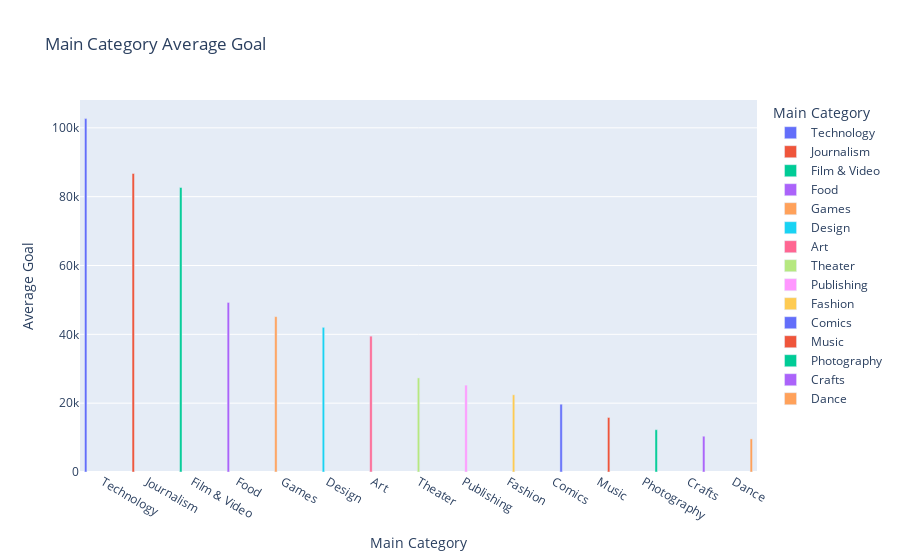

Notebook code cell kept with this figure:
### Code cell
avg_goal_per_category = avg_goal_per_category.toPandas()
# Create the interactive bar chart
fig = px.bar(
    avg_goal_per_category,
    x='main_category',
    y='avg_goal',
    color='main_category',
    title='Main Category Average Goal',
    labels={'main_category': 'Main Category', 'avg_goal': 'Average Goal'},
    barmode='group'
)

# Show the plot
fig.show()

### Figure 1 — Plotly figure (JSON) as saved in the notebook; plotly's stock layout.template omitted (floating-point values rounded to 4 significant figures)
{"data": [{"alignmentgroup": "True", "hovertemplate": "Main Category=%{x}<br>Average Goal=%{y}<extra></extra>", "legendgroup": "Technology", "marker": {"color": "#636efa", "pattern": {"shape": ""}}, "name": "Technology", "offsetgroup": "Technology", "orientation": "v", "showlegend": true, "textposition": "auto", "type": "bar", "x": ["Technology"], "xaxis": "x", "y": [102700.0], "yaxis": "y"}, {"alignmentgroup": "True", "hovertemplate": "Main Category=%{x}<br>Average Goal=%{y}<extra></extra>", "legendgroup": "Journalism", "marker": {"color": "#EF553B", "pattern": {"shape": ""}}, "name": "Journalism", "offsetgroup": "Journalism", "orientation": "v", "showlegend": true, "textposition": "auto", "type": "bar", "x": ["Journalism"], "xaxis": "x", "y": [86730.0], "yaxis": "y"}, {"alignmentgroup": "True", "hovertemplate": "Main Category=%{x}<br>Average Goal=%{y}<extra></extra>", "legendgroup": "Film & Video", "marker": {"color": "#00cc96", "pattern": {"shape": ""}}, "name": "Film & Video", "offsetgroup": "Film & Video", "orientation": "v", "showlegend": true, "textposition": "auto", "type": "bar", "x": ["Film & Video"], "xaxis": "x", "y": [82660.0], "yaxis": "y"}, {"alignmentgroup": "True", "hovertemplate": "Main Category=%{x}<br>Average Goal=%{y}<extra></extra>", "legendgroup": "Food", "marker": {"color": "#ab63fa", "pattern": {"shape": ""}}, "name": "Food", "offsetgroup": "Food", "orientation": "v", "showlegend": true, "textposition": "auto", "type": "bar", "x": ["Food"], "xaxis": "x", "y": [49270.0], "yaxis": "y"}, {"alignmentgroup": "True", "hovertemplate": "Main Category=%{x}<br>Average Goal=%{y}<extra></extra>", "legendgroup": "Games", "marker": {"color": "#FFA15A", "pattern": {"shape": ""}}, "name": "Games", "offsetgroup": "Games", "orientation": "v", "showlegend": true, "textposition": "auto", "type": "bar", "x": ["Games"], "xaxis": "x", "y": [45150.0], "yaxis": "y"}, {"alignmentgroup": "True", "hovertemplate": "Main Category=%{x}<br>Average Goal=%{y}<extra></extra>", "legendgroup": "Design", "marker": {"color": "#19d3f3", "pattern": {"shape": ""}}, "name": "Design", "offsetgroup": "Design", "orientation": "v", "showlegend": true, "textposition": "auto", "type": "bar", "x": ["Design"], "xaxis": "x", "y": [42030.0], "yaxis": "y"}, {"alignmentgroup": "True", "hovertemplate": "Main Category=%{x}<br>Average Goal=%{y}<extra></extra>", "legendgroup": "Art", "marker": {"color": "#FF6692", "pattern": {"shape": ""}}, "name": "Art", "offsetgroup": "Art", "orientation": "v", "showlegend": true, "textposition": "auto", "type": "bar", "x": ["Art"], "xaxis": "x", "y": [39470.0], "yaxis": "y"}, {"alignmentgroup": "True", "hovertemplate": "Main Category=%{x}<br>Average Goal=%{y}<extra></extra>", "legendgroup": "Theater", "marker": {"color": "#B6E880", "pattern": {"shape": ""}}, "name": "Theater", "offsetgroup": "Theater", "orientation": "v", "showlegend": true, "textposition": "auto", "type": "bar", "x": ["Theater"], "xaxis": "x", "y": [27350.0], "yaxis": "y"}, {"alignmentgroup": "True", "hovertemplate": "Main Category=%{x}<br>Average Goal=%{y}<extra></extra>", "legendgroup": "Publishing", "marker": {"color": "#FF97FF", "pattern": {"shape": ""}}, "name": "Publishing", "offsetgroup": "Publishing", "orientation": "v", "showlegend": true, "textposition": "auto", "type": "bar", "x": ["Publishing"], "xaxis": "x", "y": [25250.0], "yaxis": "y"}, {"alignmentgroup": "True", "hovertemplate": "Main Category=%{x}<br>Average Goal=%{y}<extra></extra>", "legendgroup": "Fashion", "marker": {"color": "#FECB52", "pattern": {"shape": ""}}, "name": "Fashion", "offsetgroup": "Fashion", "orientation": "v", "showlegend": true, "textposition": "auto", "type": "bar", "x": ["Fashion"], "xaxis": "x", "y": [22450.0], "yaxis": "y"}, {"alignmentgroup": "True", "hovertemplate": "Main Category=%{x}<br>Average Goal=%{y}<extra></extra>", "legendgroup": "Comics", "marker": {"color": "#636efa", "pattern": {"shape": ""}}, "name": "Comics", "offsetgroup": "Comics", "orientation": "v", "showlegend": true, "textposition": "auto", "type": "bar", "x": ["Comics"], "xaxis": "x", "y": [19690.0], "yaxis": "y"}, {"alignmentgroup": "True", "hovertemplate": "Main Category=%{x}<br>Average Goal=%{y}<extra></extra>", "legendgroup": "Music", "marker": {"color": "#EF553B", "pattern": {"shape": ""}}, "name": "Music", "offsetgroup": "Music", "orientation": "v", "showlegend": true, "textposition": "auto", "type": "bar", "x": ["Music"], "xaxis": "x", "y": [15840.0], "yaxis": "y"}, {"alignmentgroup": "True", "hovertemplate": "Main Category=%{x}<br>Average Goal=%{y}<extra></extra>", "legendgroup": "Photography", "marker": {"color": "#00cc96", "pattern": {"shape": ""}}, "name": "Photography", "offsetgroup": "Photography", "orientation": "v", "showlegend": true, "textposition": "auto", "type": "bar", "x": ["Photography"], "xaxis": "x", "y": [12290.0], "yaxis": "y"}, {"alignmentgroup": "True", "hovertemplate": "Main Category=%{x}<br>Average Goal=%{y}<extra></extra>", "legendgroup": "Crafts", "marker": {"color": "#ab63fa", "pattern": {"shape": ""}}, "name": "Crafts", "offsetgroup": "Crafts", "orientation": "v", "showlegend": true, "textposition": "auto", "type": "bar", "x": ["Crafts"], "xaxis": "x", "y": [10400.0], "yaxis": "y"}, {"alignmentgroup": "True", "hovertemplate": "Main Category=%{x}<br>Average Goal=%{y}<extra></extra>", "legendgroup": "Dance", "marker": {"color": "#FFA15A", "pattern": {"shape": ""}}, "name": "Dance", "offsetgroup": "Dance", "orientation": "v", "showlegend": true, "textposition": "auto", "type": "bar", "x": ["Dance"], "xaxis": "x", "y": [9620.0], "yaxis": "y"}], "layout": {"barmode": "group", "legend": {"title": {"text": "Main Category"}, "tracegroupgap": 0}, "title": {"text": "Main Category Average Goal"}, "xaxis": {"anchor": "y", "categoryarray": ["Technology", "Journalism", "Film & Video", "Food", "Games", "Design", "Art", "Theater", "Publishing", "Fashion", "Comics", "Music", "Photography", "Crafts", "Dance"], "categoryorder": "array", "domain": [0, 1], "title": {"text": "Main Category"}}, "yaxis": {"anchor": "x", "domain": [0, 1], "title": {"text": "Average Goal"}}}}
